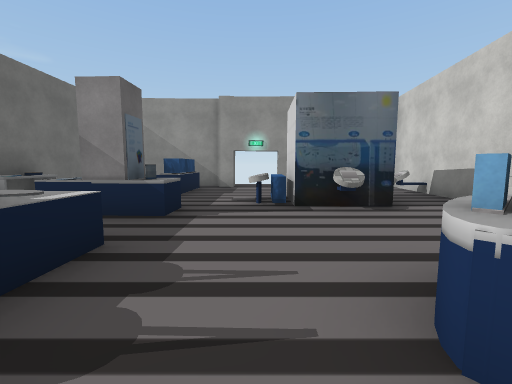
View 1 (above)

12 first-person views from a walk through a scene from a Unity 3-D project. The camera is 1.5 m above the floor, tilts 6° down and sees 90° across. The floor is counted in squares, 2 m on a side. Each view is taken from the middle of a square. On the plan, view 1 faces up. The plan holds only what a view shows up to about 9 squares ahead; the rest is blank. The place goes on beyond the plan. Some surface patterns are stand-ins.

View 2
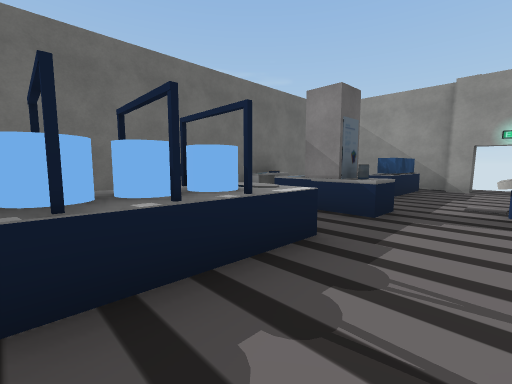

View 3
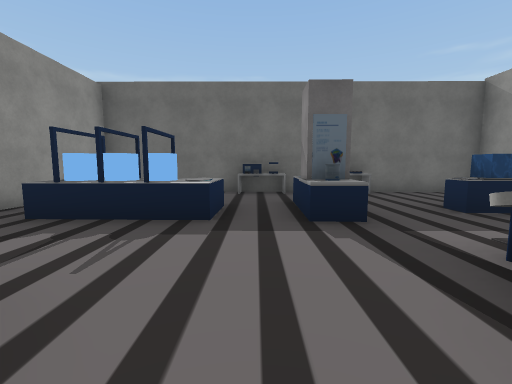

View 4
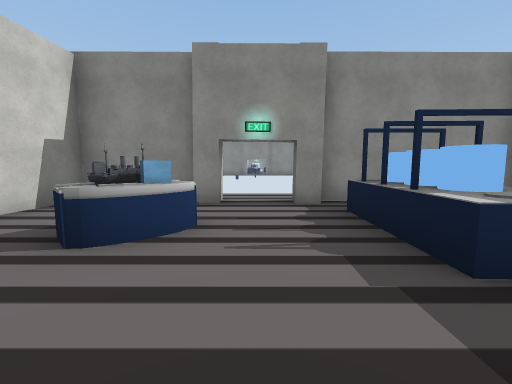

View 5
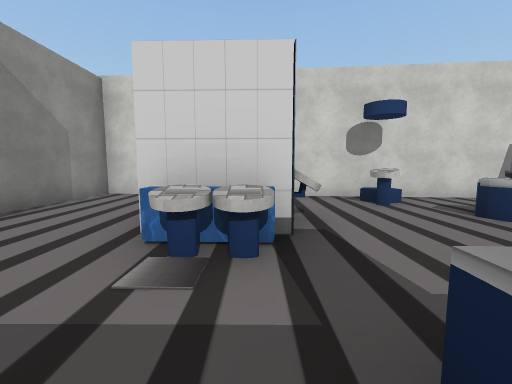

View 6
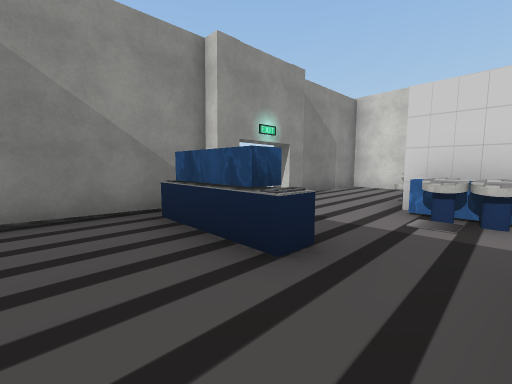

View 7
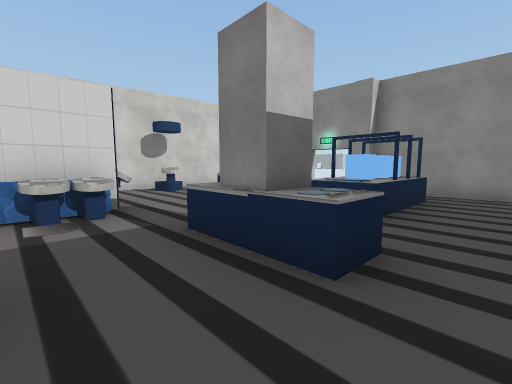

View 8
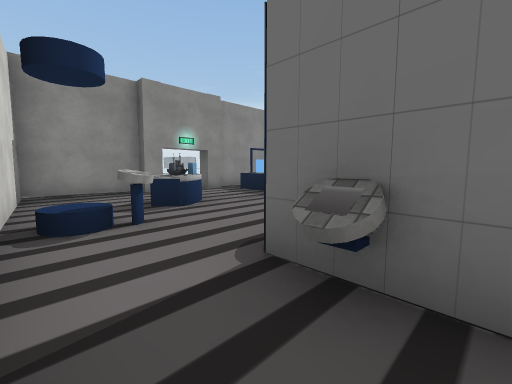

View 9
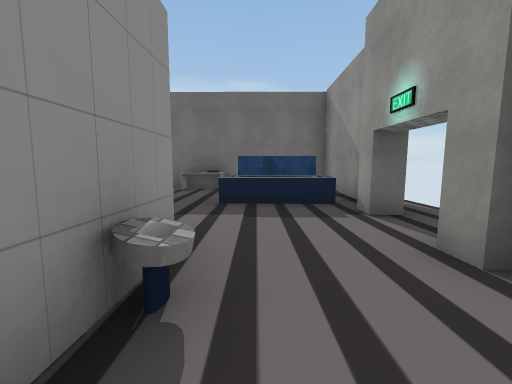

View 10
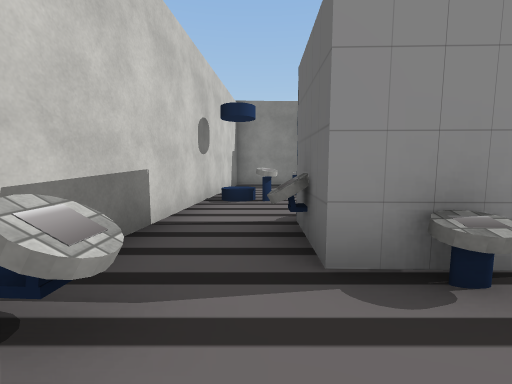

View 11
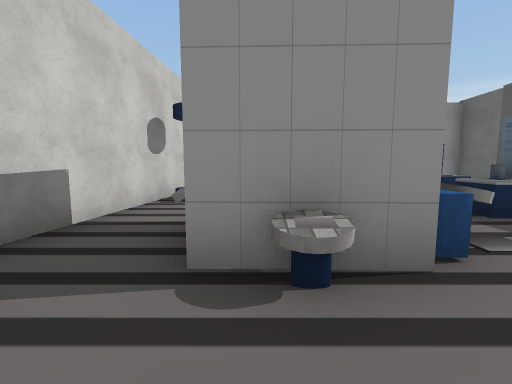

View 12
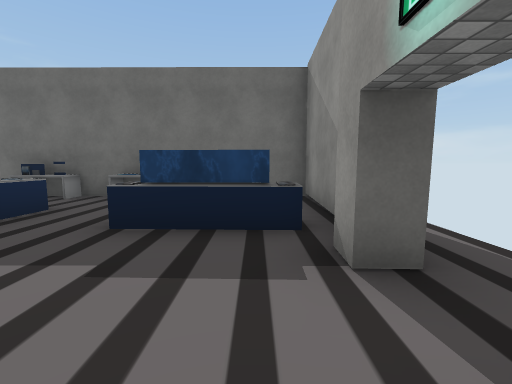

### Floor plan
Points are (right, up) in squares from view 1. A wall is a line through its corners. A room is listed if a view was taken in it or the views show most of it. See-through windows are left out.
Room 1 (views 1, 2, 3, 4, 5, 6, 7, 8, 9, 10, 11, 12)
walls: (0.3, 5.7) (0.4, 6.2); (0.7, 5.3) (0.7, 6.3) (1.6, 6.2); (-1.9, 6.7) (-2.5, 6.7); (-1.9, 7.6) (-2, 6.3) (-2.4, 6.3) (-2.4, 7.5); (-2.6, -0.2) (-2.6, 2.5); (-1.3, -0.9) (-0.8, -1) (-0.8, -1.5); (-1.3, 9.1) (-5.2, 9.2) (-5.2, -1.2) (-1.3, -1.3); (1.3, 8.6) (0.8, 8.6) (0.8, 9); (-0.7, 9.2) (-0.8, 8.7) (-1.3, 8.7); (0.7, -1.6) (0.7, -1) (1.2, -1) (1.2, -1.4) (3.7, -1.5) (4.7, 8.9) (1.7, 9)
ways out: opening at (0, 9)
objects: other object (-5, 3); other object (-5, 5); other object (-3, 4); other object (-2, 0); other object (-2, 1); other object (-2, 2); other object (-2, 4); other object (0, 5); other object (1, 1) to (2, 1); other object (2, 4); other object (2, 5) to (3, 5); other object (2, 6); other object (3, 3); other object (4, 7)

Where each view was taken, in squares from view 1:
view 1: 0 up, 0 right, facing up
view 2: 0 up, 0 right, facing up-left
view 3: 3 up, 2 right, facing left
view 4: 4 up, 0 right, facing down
view 5: 5 up, 2 left, facing right
view 6: 5 up, 4 left, facing up-right
view 7: 6 up, 4 left, facing down-right
view 8: 6 up, 4 right, facing down-left
view 9: 7 up, 3 right, facing left
view 10: 8 up, 3 right, facing down
view 11: 8 up, 2 right, facing down
view 12: 8 up, 1 right, facing left
